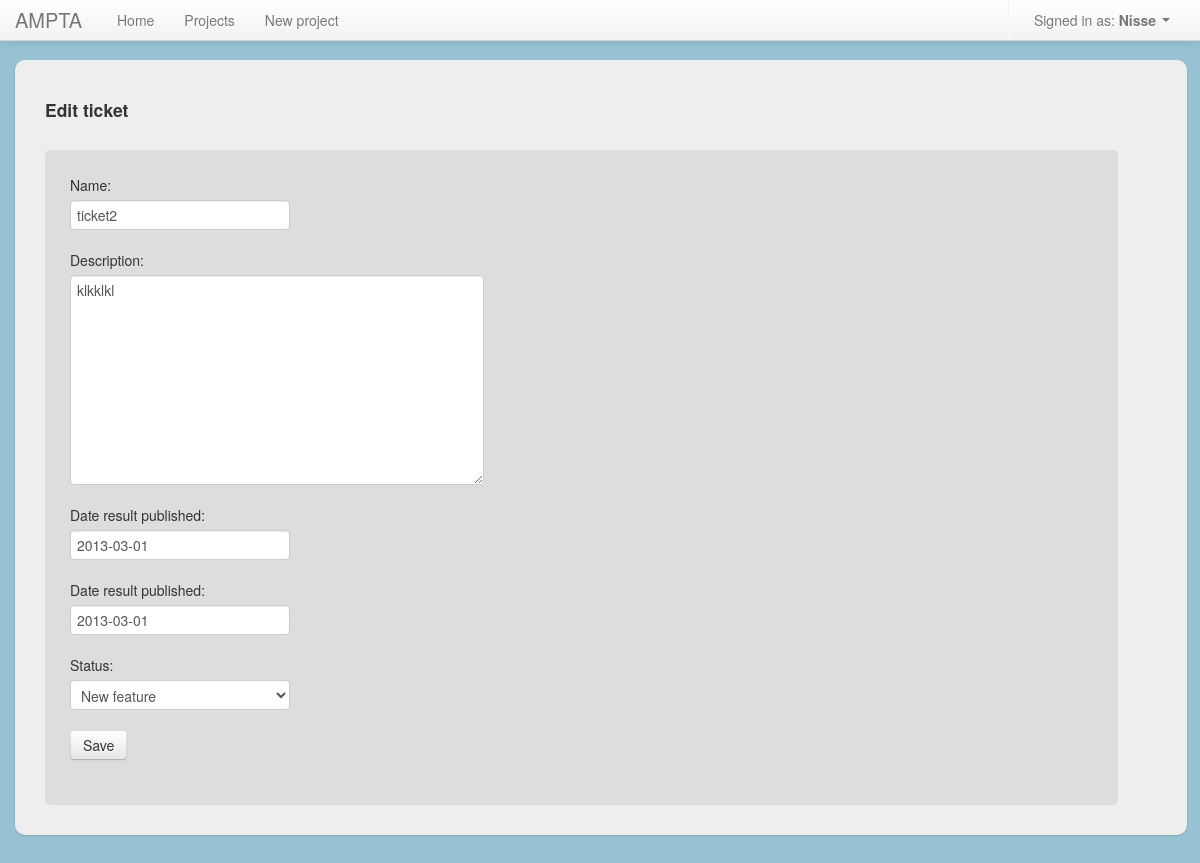
The page /project/2/ticket/2/edit/ (signed in) on the database its author committed.
### project_app/models.py (models this page shows, shortened)
class Ticket(models.Model):
	name = models.CharField(max_length = 50)
	description = models.TextField()
	start_date = models.DateField('date result published')
	end_date = models.DateField('date result published')
	date_added = models.DateField()
	date_updated = models.DateField()
	status = models.ForeignKey(Status, related_name="projects")
	project = models.ForeignKey(Project, related_name="projects")
	user = models.ForeignKey(User)
	def owned_by_user(self, user):
		return self.user == user

### project_app/views.py (the view)
# urls.py: url(r'^project/(?P<project_id>\d+)/ticket/(?P<ticket_id>\d+)/edit/$', 'project_app.views.ticket_edit', name="ticket_edit"),
@login_required
def ticket_edit(request, ticket_id, project_id):
	ticket = get_object_or_404(Ticket, pk = ticket_id)
	if ticket.owned_by_user(request.user):
		if request.method == "POST":
			form = TicketForm(request.POST, instance = ticket)
			if form.is_valid():
				try:
					form.save()
					return redirect('users_tickets')
				except:
					return HttpResponseServerError()
		else:
			form = TicketForm(instance = ticket)
	else:
		return render(request, 'tickets/edit.html', {"error_message": "You don't own the ticket or the project that the ticket belongs to"})
	return render(request, 'tickets/edit.html', {"form": form}) #, "value" : "Update project"})

### project_app/models.py
class TicketForm(ModelForm):
	class Meta:
		model = Ticket
		exclude = ('date_added', 'date_updated', 'project', 'user')

### project_app/models.py (called while the page is built)
	def __unicode__(self):
		return self.status_name

### templates/tickets/edit.html (shortened to what this page needs)
{% extends "shared/base.html" %}
{% block content %}
	{% if error_message %}
    	<p>{{ error_message }}</p>
	{% else %}
		<h4>Edit ticket</h4>
		<div id="project_area">
			<form action="{{ticket_edit}}" id="new_ticket" method="POST"> {% csrf_token %}
				{{ form.as_p }}
				<input type="submit" class="btn" value="Save" />
			</form>
		</div>
	{% endif %}
{% endblock %}

### templates/shared/base.html (shortened to what this page needs)
<!doctype html>
<html>
  <head>
    {% block stylesheet %}
          <link rel="stylesheet" type="text/css" href="global.css" />
    {% endblock %}
    <link href="/static/css/bootstrap.css" rel="stylesheet">
    <link href="/static/css/global.css" rel="stylesheet">
    <link href="/static/css/ui/jquery-ui-1.10.1.custom.css" rel="stylesheet">
    <link href="/static/css/bootstrap-responsive.css" rel="stylesheet">
  </head>
  <body>
    <header class="navbar navbar-fixed-top">
      <nav class="navbar-inner">
        <div class="container">
          <div class="nav-collapse">
            <ul class="nav">
              <a class="brand">AMPTA</a>
              <li id="home" class="menu_option active"><a href="{% url home %}">Home</a></li>
              <li id="projects" class="menu_option"><a href="{% url project_list %}">Projects</a></li>
              <li id="new_project" class="menu_option"><a href="{% url project_add %}">New project</a></li>
            </ul>
            {% if user.is_authenticated %}
            <ul class="nav pull-right">
              <li class="divider-vertical"></li>
              <li class="dropdown">
                  <a class="dropdown-toggle" href="#" data-toggle="dropdown">Signed in as: <strong> {{ user }} </strong><strong class="caret"></strong></a>
              </li>
            </ul>
          </div>
          {% endif %}
        </div>
      </nav>
    </header>
    <div id="main" role="main">
      <div class="container">
        <div class="content">
              {% block content %}{% endblock %}
        </div>
      </div>
    </div>
  </body>
</html>

### src/css/global.css (style rules this page uses)
body { background-color: #97C2D1 !important; }
ul, li { list-style-type: none; }
.container > .content { width: 95%; float: left; min-height: 500px; background-color: #eee; padding: 30px; -webkit-border-radius: 10px 10px 10px 10px; -moz-border-radius: 10px 10px 10px 10px; border-radius: 10px 10px 10px 10px; -webkit-box-shadow: 0 1px 2px rgba(0,0,0,.15); -moz-box-shadow: 0 1px 2px rgba(0,0,0,.15); box-shadow: 0 1px 2px rgba(0,0,0,.15); }
#id_description { width: 400px; }
#project_area { border-radius: 5px; background: #ddd; width: 92%; min-height: 390px; margin-top: 30px; padding: 25px 25px 25px 25px; position: relative; }

### templates/shared/base.html (style rules this page uses)
body { padding-top: 60px; padding-bottom: 40px; }

### rows shown on the page
Ticket: name "ticket2", description "klkklkl", start_date "2013-03-01", end_date "2013-03-01", status "New feature"

### other values the page prints
{{ user }} "Nisse"
